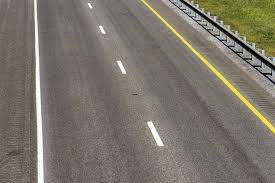
#> input picture image.jpg, 275 x 183 px
$ python -i obj.py   (imports and definitions only)
#> lines starting #> are read from the running program, lines starting #| are printed output that depends on the picture; after the words box and inside, x2 and y2 are one past the last pixel; in counts of white or black regions, pixels touching at a corner belong together
#> further down, picture is the input picture: shape (183, 275, 3); mean B, G, R 106.5, 116.3, 123.1
import cv2
import numpy as np
import pickle

# Load class names
classNames = []
classFile = 'models/coco.names'
# [2 lines not run here, left out]

# Load model
configPath = 'models/ssd_mobilenet_v3_large_coco_2020_01_14.pbtxt'
weightsPath = 'models/frozen_inference_graph.pb'
# [1 line that did not run here, left out]
# [4 lines not run here, left out]

# Set threshold to detect objects
confThreshold = 0.5

# Function for object detection
def detect_objects(image):
    # Make a copy of the image
    img = np.copy(image)

    # Object detection
    classIds, confs, bbox = net.detect(img, confThreshold)

    # Initialize a list to store detected objects and their bounding boxes
    detected_objects = []
    detected_boxes = []

    if len(classIds) != 0:
        for classId, confidence, box in zip(classIds.flatten(), confs.flatten(), bbox):
            # Draw bounding box and label on the image
            cv2.rectangle(img, box, color=(255, 0, 0), thickness=2)
            cv2.putText(img, classNames[classId - 1].upper(), (box[0] + 10, box[1] + 30),
                        cv2.FONT_HERSHEY_SIMPLEX, 1, (255, 0, 0), 2)

            # Add detected object and bounding box to the lists
            detected_objects.append(classNames[classId - 1])
            detected_boxes.append(box)

    return img, detected_objects, detected_boxes

# Function for lane detection
# Function for lane detection
def detect_lanes(image):
    # Convert image to HSV color space
    hsv = cv2.cvtColor(image, cv2.COLOR_BGR2HSV)
#> hsv: shape (183, 275, 3); mean H, S, V 25.3, 35.8, 123.4

    # Define color ranges for white and yellow lanes
    lower_white = np.array([0, 0, 200], dtype=np.uint8)
    upper_white = np.array([180, 30, 255], dtype=np.uint8)
    lower_yellow = np.array([20, 100, 100], dtype=np.uint8)
    upper_yellow = np.array([40, 255, 255], dtype=np.uint8)

    # Create masks to isolate white and yellow lanes
    white_mask = cv2.inRange(hsv, lower_white, upper_white)
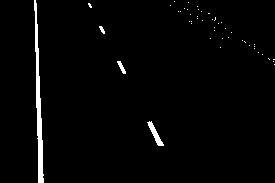
#> white_mask: shape (183, 275); 2% white; 47 white regions (43 under 20 px), largest, box (x1, y1, x2, y2) and area: (34, 0, 44, 183) 723, (147, 121, 164, 146) 138, (117, 61, 126, 74) 51, (99, 26, 105, 34) 26
    yellow_mask = cv2.inRange(hsv, lower_yellow, upper_yellow)
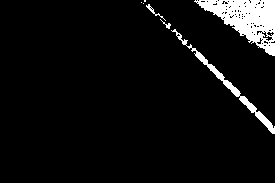
#> yellow_mask: shape (183, 275); 5.9% white; 7 white regions (3 under 20 px), largest, box (x1, y1, x2, y2) and area: (194, 0, 275, 56) 2179, (171, 29, 275, 134) 710, (146, 4, 166, 21) 51, (160, 19, 171, 29) 29

    # Combine the masks
    lane_mask = cv2.bitwise_or(white_mask, yellow_mask)
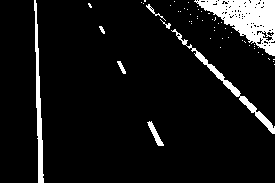
#> lane_mask: shape (183, 275); 7.9% white; 54 white regions (46 under 20 px), largest, box (x1, y1, x2, y2) and area: (194, 0, 275, 56) 2179, (34, 0, 44, 183) 723, (171, 29, 275, 134) 710

    # Apply Gaussian blur to reduce noise
    blurred = cv2.GaussianBlur(lane_mask, (5, 5), 0)
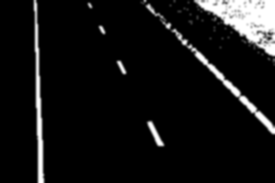
#> blurred: shape (183, 275); min 0, max 255, mean 20.1

    # Perform Canny edge detection
    edges = cv2.Canny(blurred, 50, 150)
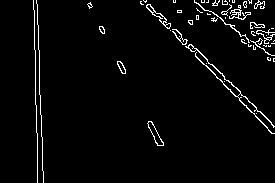
#> edges: shape (183, 275); 3.4% white in thin lines or dots, all inside (x1, y1, x2, y2) = (33, 0, 275, 183)

    # Define region of interest (ROI) for lane detection
    height, width = edges.shape
#> height = 183; width = 275
    roi_vertices = np.array([[(0, height), (width // 2, height // 2), (width, height)]], dtype=np.int32)
#> roi_vertices = [[0, 183], [137, 91], [275, 183]]
    mask = np.zeros_like(edges)
    cv2.fillPoly(mask, roi_vertices, 255)
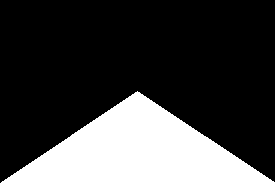
#> mask: shape (183, 275); 25.2% white; 1 white region, box (x1, y1, x2, y2) and area: (1, 91, 275, 183) 12695
    masked_edges = cv2.bitwise_and(edges, mask)
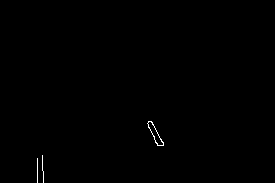
#> masked_edges: shape (183, 275); 0.24% white in thin lines or dots, all inside (x1, y1, x2, y2) = (37, 121, 164, 183)

    # Perform Hough line detection
    lines = cv2.HoughLinesP(masked_edges, 1, np.pi / 180, threshold=100, minLineLength=100, maxLineGap=50)
#> lines = None

    # Draw the detected lanes
    lane_image = np.zeros_like(image)
    if lines is not None:
        for line in lines:
            x1, y1, x2, y2 = line[0]
            cv2.line(lane_image, (x1, y1), (x2, y2), (0, 0, 255), thickness=3)

    # Combine lane image with the original image
    result = cv2.addWeighted(image, 1, lane_image, 0.8, 0)

    return result


# Open video capture
video_path = 'video.mp4'
# [6 lines not run here, left out]

# Read the first frame of the video
# [1 line that did not run here, left out]

# [20 lines not run here, left out]

>>> import cv2
>>> picture = cv2.imread('image.jpg')
>>> result = detect_lanes(picture)

$ run again, on road.jpeg
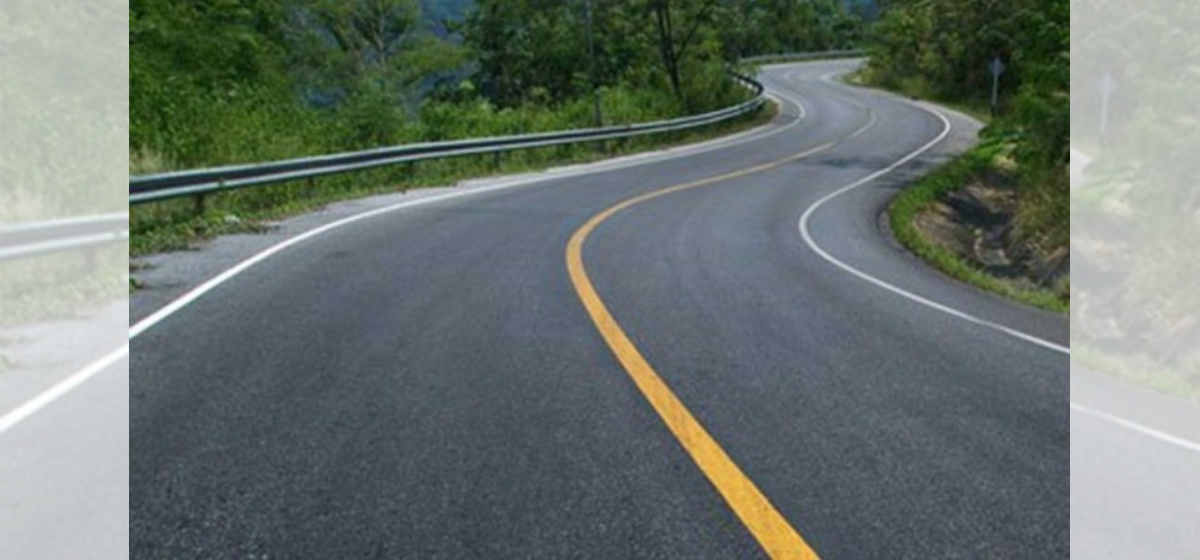
#> input picture road.jpeg, 1200 x 560 px
#> picture is the input picture: shape (560, 1200, 3); mean B, G, R 110.6, 115.6, 106.1
#> hsv: shape (560, 1200, 3); mean H, S, V 82.2, 57, 121.6
#> in detect_lanes, `white_mask = cv2.inRange(hsv, lower_white, upper_white)`:
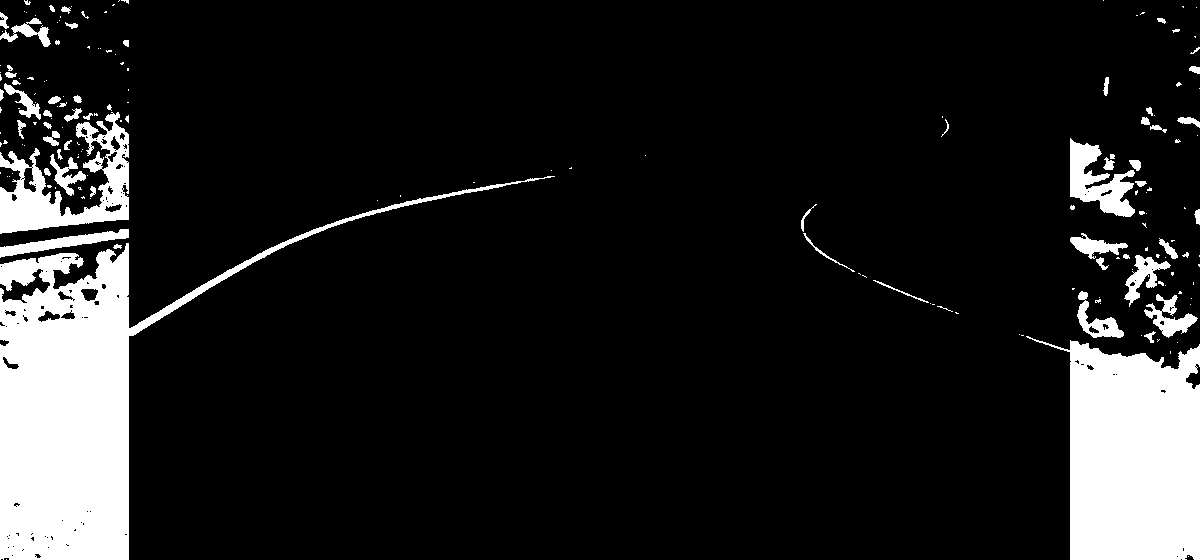
#> white_mask: shape (560, 1200); 12.5% white; 181 white regions (118 under 20 px), largest, box (x1, y1, x2, y2) and area: (0, 176, 555, 560) 39232, (1026, 336, 1200, 560) 26660, (0, 112, 129, 234) 6303
#> yellow_mask: shape (560, 1200); 0.78% white; 151 white regions (127 under 20 px), largest, box (x1, y1, x2, y2) and area: (700, 455, 811, 560) 2794, (1021, 292, 1060, 309) 248, (686, 426, 707, 460) 246
#> lane_mask: shape (560, 1200); 13.3% white; 329 white regions (242 under 20 px), largest, box (x1, y1, x2, y2) and area: (0, 176, 555, 560) 39232, (1026, 336, 1200, 560) 26660, (0, 112, 131, 234) 6311
#> edges: shape (560, 1200); 1.9% white in thin lines or dots
#> mask: shape (560, 1200); 25% white; 1 white region, box (x1, y1, x2, y2) and area: (2, 280, 1199, 560) 168039
#> in detect_lanes, `masked_edges = cv2.bitwise_and(edges, mask)`:
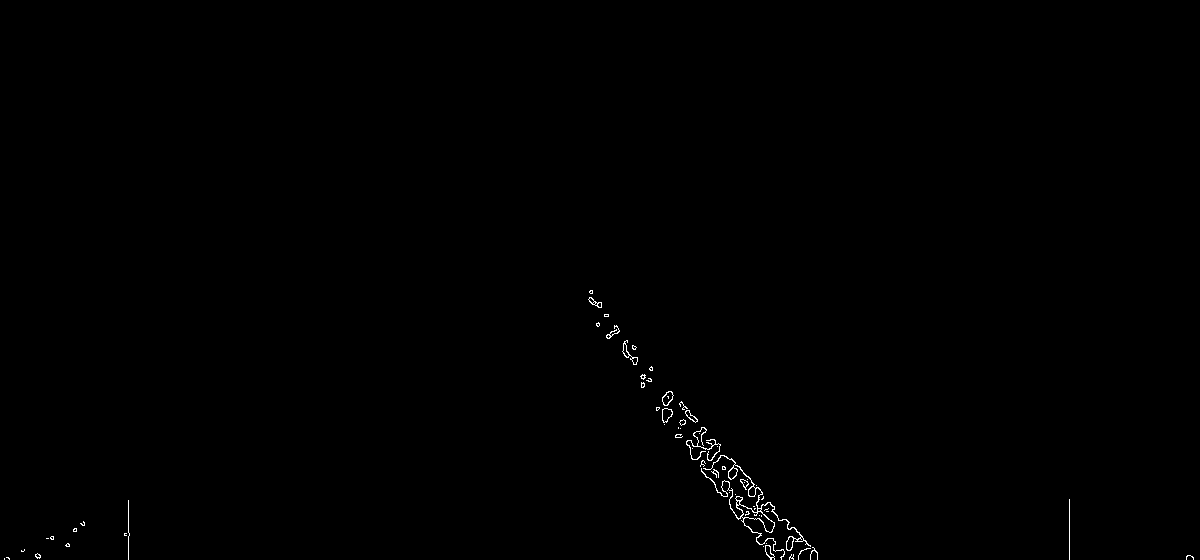
#> masked_edges: shape (560, 1200); 0.29% white in thin lines or dots, all inside (x1, y1, x2, y2) = (4, 290, 1194, 560)
#> lines = [[588, 299, 817, 553]]
#> the loop in detect_lanes, `for line in lines:` made 1 pass
